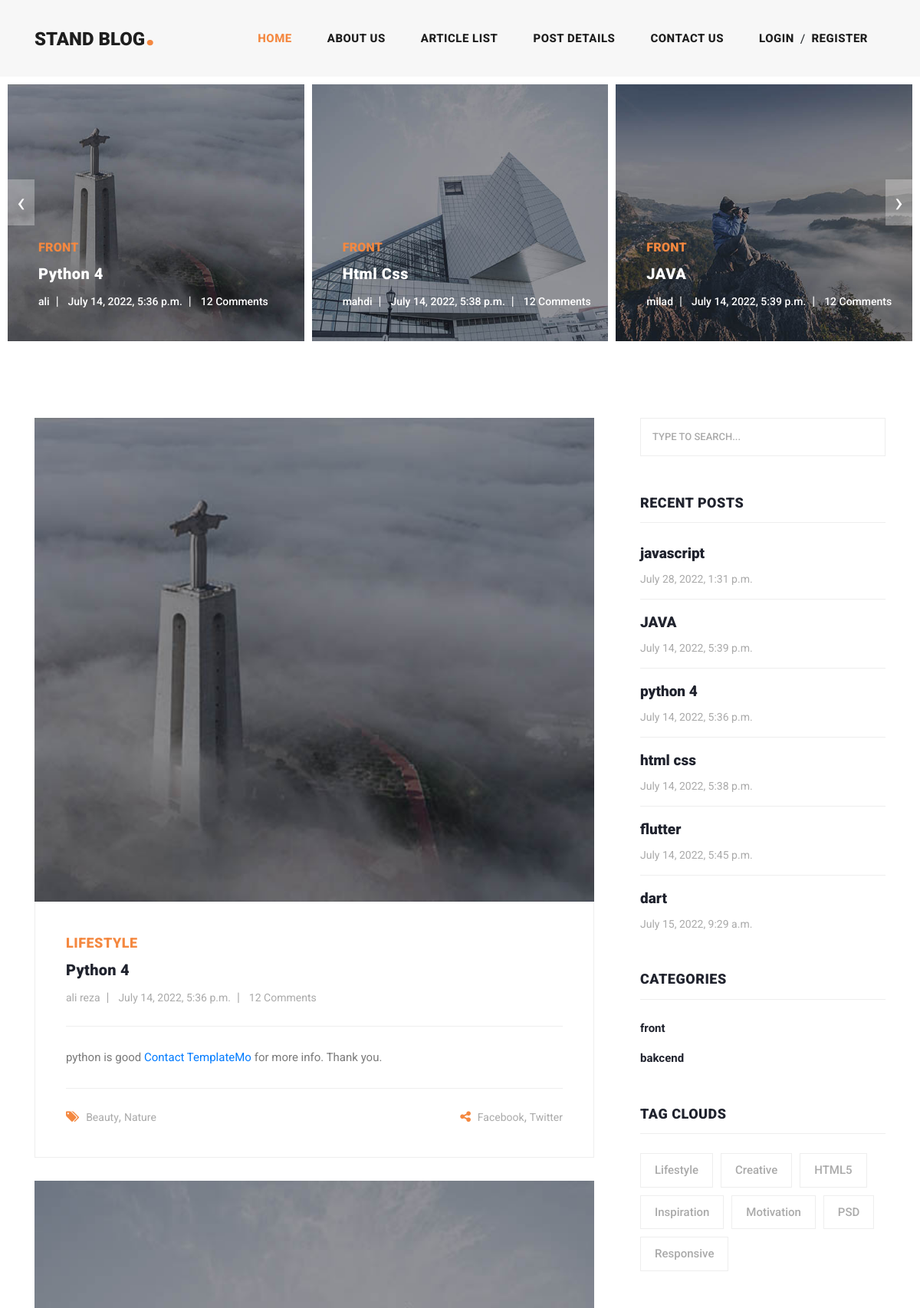
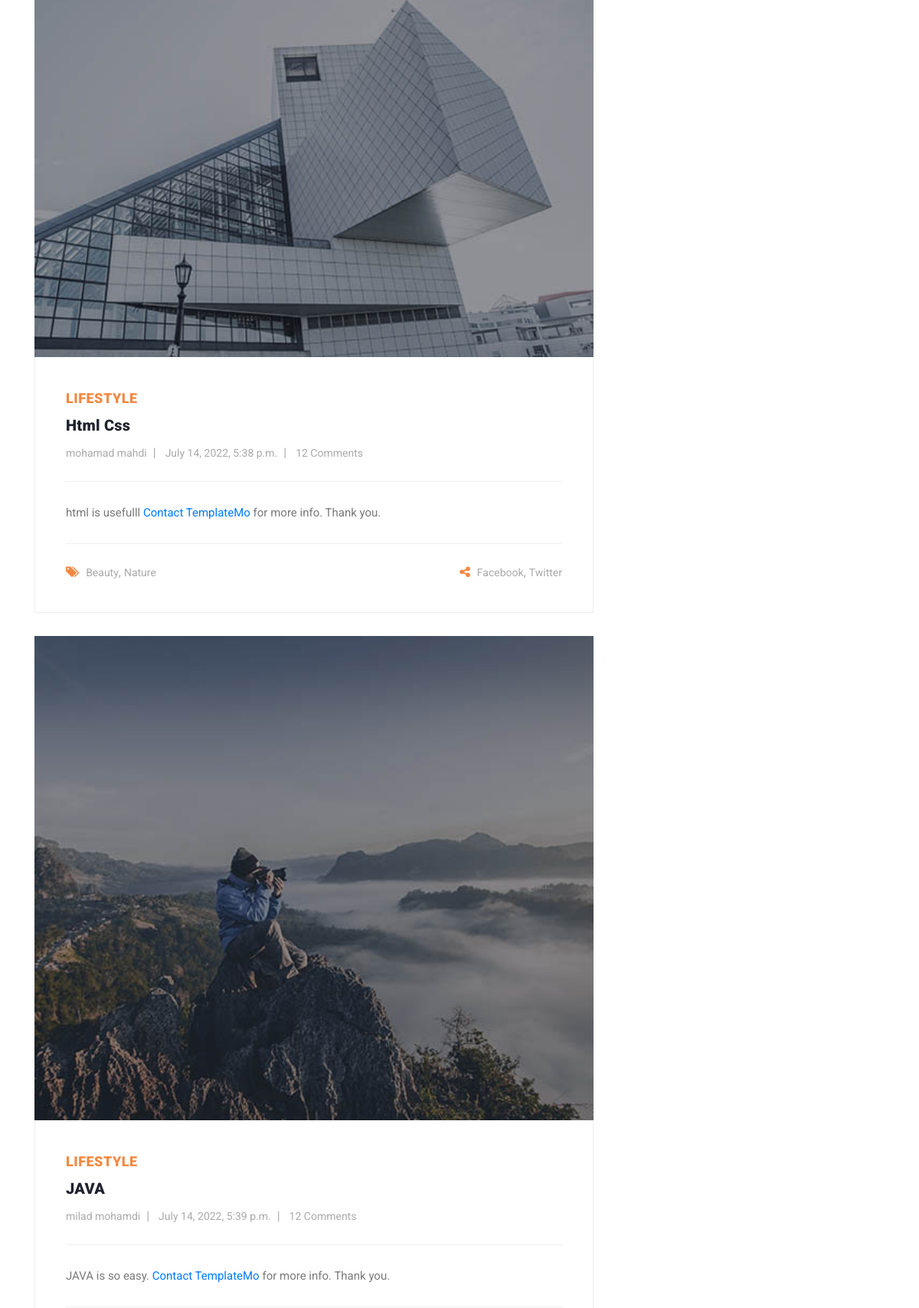
The page / (upper part) on the database its author committed (2 pictures, top to bottom).
### Maqalat_app/models.py (models this page shows, shortened)
class Article(models.Model):
    author=models.ForeignKey(User,on_delete=models.CASCADE)
    category=models.ManyToManyField(Category,related_name='articles')
    title=models.CharField(max_length=50)
    body=models.TextField()
    image=models.ImageField(upload_to='images/articl')
    created=models.DateTimeField(auto_now_add=True)
    updated=models.DateTimeField(auto_now=True)
    slug=models.SlugField(unique=True,blank=True)
    def get_absolute_ulr(self):
        return reverse('Maqalat:detail',kwargs={'slug':self.slug})

class Category(models.Model):
    title=models.CharField(max_length=30,unique=True)
    created=models.DateTimeField(auto_now_add=True)

### home_app/views.py (the view)
# urls.py: 2. Add a URL to urlpatterns:  path('', views.home, name='home')
def home(request):
    articles=Article.objects.all()
    recent_post=Article.objects.all().order_by('-updated','-created')
    return render(request, 'home_app/home.html', {'article':articles})

### context_processors/context_processors.py (called while the page is built)
def recent_post(request):
    recent_post = Article.objects.order_by('-updated', '-created')
    return {'recent_post':recent_post}

def category(request):
    category=Category.objects.all()
    return {'category':category}

### home_app/templates/home_app/home.html (shortened to what this page needs)
{% extends 'base.html' %}
{% load static %}
{% load render_partial %}
{% block content %}
    <div class="main-banner header-text">
        <div class="container-fluid">
            <div class="owl-banner owl-carousel">
                {% for item in article %}
                    <div class="item">
                        <img src="{{ item.image.url }}" alt="{{ item.title }}">
                        <div class="item-content">
                            <div class="main-content">
                                <div class="meta-category">
                                    <span>{{ item.category.first.title }}</span>
                                </div>
                                <a href="{{ item.get_absolute_ulr }}"><h4>{{ item.title }}</h4></a>
                                <ul class="post-info">
                                    <li><a href="#">{{ item.author.username }}</a></li>
                                    <li><a href="#">{{ item.created }}</a></li>
                                    <li><a href="#">12 Comments</a></li>
                                </ul>
                            </div>
                        </div>
                    </div>
                {% endfor %}
            </div>
        </div>
    </div>
    <section class="blog-posts">
        <div class="container">
            <div class="row">
                <div class="col-lg-8">
                    <div class="all-blog-posts">
                        <div class="row">
                            {% for item in article %}
                                <div class="col-lg-12">
                                    <div class="blog-post">
                                        <div class="blog-thumb">
                                            <img src="{{ item.image.url }}" alt="">
                                        </div>
                                        <div class="down-content">
                                            <span>Lifestyle</span>
                                            <a href="post-details.html"><h4>{{ item.title }}</h4></a>
                                            <ul class="post-info">
                                                <li><a href="#">{{ item.author.get_full_name }}</a></li>
                                                <li><a href="#">{{ item.created }}</a></li>
                                                <li><a href="#">12 Comments</a></li>
                                            </ul>
                                            <p>{{ item.body }} <a rel="nofollow" href="https://templatemo.com/contact"
                                                            target="_parent">Contact TemplateMo</a> for more info. Thank
                                                you.</p>
                                            <div class="post-options">
                                                <div class="row">
                                                    <div class="col-6">
                                                        <ul class="post-tags">
                                                            <li><i class="fa fa-tags"></i></li>
                                                            <li><a href="#">Beauty</a>,</li>
                                                            <li><a href="#">Nature</a></li>
                                                        </ul>
                                                    </div>
                                                    <div class="col-6">
                                                        <ul class="post-share">
                                                            <li><i class="fa fa-share-alt"></i></li>
                                                            <li><a href="#">Facebook</a>,</li>
                                                            <li><a href="#"> Twitter</a></li>
                                                        </ul>
                                                    </div>
                                                </div>
                                            </div>
                                        </div>
                                    </div>
                                </div>
                            {% endfor %}
                        </div>
                    </div>
                </div>
                {% include 'include/sidebar.html' %}
    </section>
{% endblock %}

### templates/include/sidebar.html
  <div class="col-lg-4">
                <div class="sidebar">
                    <div class="row">
                        <div class="col-lg-12">
                            <div class="sidebar-item search">
                                <form id="search_form" name="gs" method="GET" action="{% url 'Maqalat:article_search' %}">
                                    <input type="text" name="q" class="searchText" placeholder="type to search..."
                                           autocomplete="on">
                                </form>
                            </div>
                        </div>
                        <div class="col-lg-12">
                            <div class="sidebar-item recent-posts">
                                <div class="sidebar-heading">
                                    <h2>Recent Posts</h2>
                                </div>
                                <div class="content">
                                    <ul>
                                       {% for item in recent_post %}
                                        <li><a href="{{ item.get_absolute_ulr }}">
                                            <h5>{{ item.title }}</h5>
                                            <span>{{ item.created }}</span>
                                        </a></li>
                                       {% endfor %}
                                    </ul>
                                </div>
                            </div>
                        </div>
                        <div class="col-lg-12">
                            <div class="sidebar-item categories">
                                <div class="sidebar-heading">
                                    <h2>Categories</h2>
                                </div>
                                <div class="content">
                                    <ul>
                                       {% for cat in category  %}
                                            <li><a href="{% url 'Maqalat:category_list' cat.id %}">{{ cat.title }}</a></li>
                                       {% endfor %}
                                    </ul>
                                </div>
                            </div>
                        </div>
                        <div class="col-lg-12">
                            <div class="sidebar-item tags">
                                <div class="sidebar-heading">
                                    <h2>Tag Clouds</h2>
                                </div>
                                <div class="content">
                                    <ul>
                                        <li><a href="#">Lifestyle</a></li>
                                        <li><a href="#">Creative</a></li>
                                        <li><a href="#">HTML5</a></li>
                                        <li><a href="#">Inspiration</a></li>
                                        <li><a href="#">Motivation</a></li>
                                        <li><a href="#">PSD</a></li>
                                        <li><a href="#">Responsive</a></li>
                                    </ul>
                                </div>
                            </div>
                        </div>
                    </div>
                </div>
            </div>

### rows shown on the page
Article: image (picture), category.first "FRONT", title "Python 4", author.username "ali", created "July 14, 2022, 5:36 p.m.", author.get_full_name "ali reza", body "python is good", title "python 4"
Article: image (picture), category.first "FRONT", title "Html Css", author.username "mahdi", created "July 14, 2022, 5:38 p.m.", author.get_full_name "mohamad mahdi", body "html is usefulll", title "html css"
Article: image (picture), category.first "FRONT", title "JAVA", author.username "milad", created "July 14, 2022, 5:39 p.m.", author.get_full_name "milad mohamdi", body "JAVA is so easy."
Article: title "javascript", created "July 28, 2022, 1:31 p.m."
Article: title "flutter", created "July 14, 2022, 5:45 p.m."
Article: title "dart", created "July 15, 2022, 9:29 a.m."
Category: title "front"
Category: title "bakcend"
